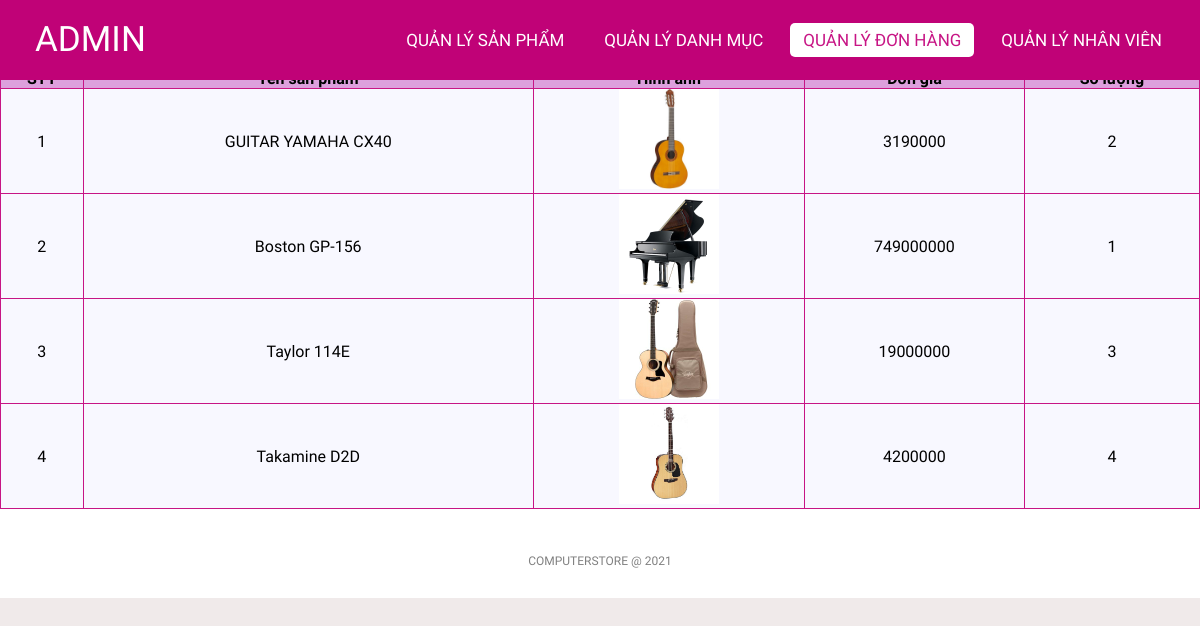
/admin/orderlistdetail.php?orderId=39 (signed in), run on the app's committed database.
### tables this page shows
CREATE TABLE `order_details` (
  `id` int(11) NOT NULL,
  `orderId` int(11) NOT NULL,
  `productId` int(11) NOT NULL,
  `qty` int(11) NOT NULL,
  `productPrice` decimal(10,0) NOT NULL,
  `productName` varchar(100) NOT NULL,
  `productImage` varchar(50) NOT NULL
);

### classes/order.php (called while the page is built, shortened)
<?php
$filepath = realpath(dirname(__FILE__));
include_once($filepath . '/../lib/database.php');
?>
<?php
class order
{
    private $db;
    public function __construct()
    {
        $this->db = new Database();
    }
    public function getById($id)
    {
        $query = "SELECT * FROM orders WHERE id = '$id' ";
        $mysqli_result = $this->db->select($query);
        if ($mysqli_result) {
            $result = mysqli_fetch_all($this->db->select($query), MYSQLI_ASSOC)[0];
            return $result;
        }
        return false;
    }
}
?>

### lib/database.php (called while the page is built, shortened)
<?php
class Database extends PDO
{
  public $host   = DB_HOST;
  public $user   = DB_USER;
  public $pass   = DB_PASS;
  public $dbname = DB_NAME;
  public $link;
  private function connectDB()
  {
    $this->link = new mysqli(
      $this->host,
      $this->user,
      $this->pass,
      $this->dbname
    );
  }
  public function select($query)
  {
    $result = $this->link->query($query);
    if ($result->num_rows > 0) {
      return $result;
    } else {
      return false;
    }
  }
}

### classes/orderDetails.php (called while the page is built, shortened)
<?php
$filepath = realpath(dirname(__FILE__));
include_once($filepath . '/../lib/database.php');
?>
<?php
class orderDetails
{
    private $db;
    public function __construct()
    {
        $this->db = new Database();
    }
    public function getOrderDetails($orderId)
    {
        $query = "SELECT * FROM order_details WHERE orderId = $orderId ";
        $mysqli_result = $this->db->select($query);
        if ($mysqli_result) {
            $result = mysqli_fetch_all($this->db->select($query), MYSQLI_ASSOC);
            return $result;
        }
        return false;
    }
}
?>

### admin/orderlistdetail.php (the view, shortened to what this page needs)
<?php
include '../classes/orderDetails.php';
include '../classes/order.php';
$orderDetails = new orderDetails();
$result = $orderDetails->getOrderDetails($_GET['orderId']);
$order = new order();
$order_result = $order->getById($result[0]['orderId']);
?>
<!DOCTYPE html>
<html lang="en">
<head>
    <link rel="stylesheet" href="css/style.css">
    <link rel="stylesheet" href="https://cdnjs.cloudflare.com/ajax/libs/font-awesome/5.15.4/css/all.min.css">
</head>
<body>
    <nav>
        <label class="logo">ADMIN</label>
        <ul>
            <li><a href="productlist.php">Quản lý Sản phẩm</a></li>
            <li><a href="categoriesList.php">Quản lý Danh mục</a></li>
            <li><a href="orderlist.php" class="active">Quản lý Đơn hàng</a></li>
            <li><a href="stafflist.php">Quản lý Nhân viên</a></li>
        </ul>
    </nav>
    <div class="title">
        <h1>Chi tiết đơn đặt hàng <?= $order_result['id'] ?></h1>
    </div>
    <div class="container">
        <?php
        if ($result) { ?>
            <table class="list">
                <tr>
                    <th>STT</th>
                    <th>Tên sản phẩm</th>
                    <th>Hình ảnh</th>
                    <th>Đơn giá</th>
                    <th>Số lượng</th>
                </tr>
                <?php $count = 1;
                foreach ($result as $key => $value) { ?>
                    <tr>
                        <td><?= $count++ ?></td>
                        <td><?= $value['productName'] ?></td>
                        <td><img class="image-cart" src="uploads/<?= $value['productImage'] ?>" alt=""></td>
                        <td><?= $value['productPrice'] ?></td>
                        <td><?= $value['qty'] ?></td>
                    </tr>
                <?php }
                ?>
            </table>
        <?php } else { ?>
            <h3>Chưa có đơn hàng nào đang xử lý</h3>
        <?php }
        ?>
    </div>
    <footer>
        <p class="copyright">COMPUTERSTORE @ 2021</p>
    </footer>
</body>
</html>

### admin/css/style.css (style rules this page uses)
* { padding: 0; margin: 0; text-decoration: none; list-style: none; box-sizing: border-box; }
body { font-family: Mitr; background: rgb(240, 234, 234); }
nav { top: 0; position: fixed; background: #c00277; height: 80px; width: 100%; }
label.logo { color: white; font-size: 35px; line-height: 80px; padding: 0 35px; }
nav ul { float: right; margin-right: 20px; }
nav ul li { display: inline-block; line-height: 80px; margin: 0 5px; }
nav ul li a { color: white; font-size: 17px; padding: 7px 13px; border-radius: 3px; text-transform: uppercase; border-radius: 5px; transition: 0.5s; }
.active, a:hover { background-color: white; color: mediumvioletred; }
.container { margin-top: 30px; height: auto; }
.title { background-color: white; }
footer { padding: 30px 0; background-color:white; }
footer .copyright { margin-top: 15px; text-align: center; font-size: 12px; color: gray; }
.list { width: 100%; background-color: ghostwhite; padding: 10px; border-collapse: collapse; }
.image-cart { height: 100px; width: 100px; }
th { background-color: plum; border: 1px solid mediumvioletred; }
td { border: 1px solid mediumvioletred; text-align: center; }

### data on the page
order_details: productName "GUITAR YAMAHA CX40", productImage (picture), productPrice "3190000", qty "2"
order_details: productName "Boston GP-156", productImage (picture), productPrice "749000000", qty "1"
order_details: productName "Taylor 114E", productImage (picture), productPrice "19000000", qty "3"
order_details: productName "Takamine D2D", productImage (picture), productPrice "4200000", qty "4"
